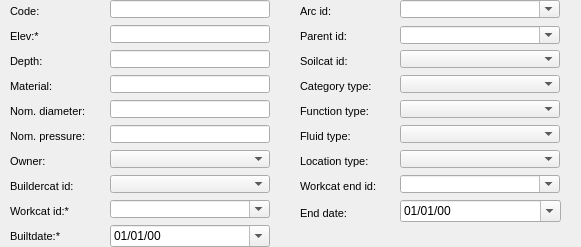
      <widget class="QWidget" name="page_69">
       <property name="geometry">
        <rect>
         <x>0</x>
         <y>0</y>
         <width>581</width>
         <height>247</height>
        </rect>
       </property>
       <attribute name="label">
        <string>Basic information</string>
       </attribute>
       <widget class="QgsDateTimeEdit" name="enddate">
        <property name="geometry">
         <rect>
          <x>400</x>
          <y>200</y>
          <width>161</width>
          <height>22</height>
         </rect>
        </property>
        <property name="displayFormat">
         <string>dd/MM/yy</string>
        </property>
        <property name="calendarPopup">
         <bool>true</bool>
        </property>
        <property name="allowNull" stdset="0">
         <bool>true</bool>
        </property>
       </widget>
       <widget class="QComboBox" name="ownercat_id">
        <property name="geometry">
         <rect>
          <x>110</x>
          <y>150</y>
          <width>160</width>
          <height>18</height>
         </rect>
        </property>
       </widget>
       <widget class="QComboBox" name="workcat_id_end">
        <property name="geometry">
         <rect>
          <x>400</x>
          <y>175</y>
          <width>160</width>
          <height>18</height>
         </rect>
        </property>
        <property name="autoFillBackground">
         <bool>true</bool>
        </property>
        <property name="editable">
         <bool>true</bool>
        </property>
        <property name="maxVisibleItems">
         <number>8</number>
        </property>
        <property name="frame">
         <bool>true</bool>
        </property>
       </widget>
       <widget class="QComboBox" name="buildercat_id">
        <property name="geometry">
         <rect>
          <x>110</x>
          <y>175</y>
          <width>160</width>
          <height>18</height>
         </rect>
        </property>
       </widget>
       <widget class="QComboBox" name="fluid_type">
        <property name="geometry">
         <rect>
          <x>400</x>
          <y>125</y>
          <width>160</width>
          <height>18</height>
         </rect>
        </property>
       </widget>
       <widget class="QgsDateTimeEdit" name="builtdate">
        <property name="geometry">
         <rect>
          <x>110</x>
          <y>225</y>
          <width>160</width>
          <height>22</height>
         </rect>
        </property>
        <property name="displayFormat">
         <string>dd/MM/yy</string>
        </property>
        <property name="calendarPopup">
         <bool>true</bool>
        </property>
        <property name="allowNull" stdset="0">
         <bool>true</bool>
        </property>
       </widget>
       <widget class="QLineEdit" name="cat_pnom">
        <property name="geometry">
         <rect>
          <x>110</x>
          <y>125</y>
          <width>160</width>
          <height>18</height>
         </rect>
        </property>
        <property name="frame">
         <bool>true</bool>
        </property>
       </widget>
       <widget class="QLabel" name="label_cat_matcat_id">
        <property name="geometry">
         <rect>
          <x>10</x>
          <y>75</y>
          <width>101</width>
          <height>22</height>
         </rect>
        </property>
        <property name="font">
         <font>
          <pointsize>8</pointsize>
         </font>
        </property>
        <property name="frameShape">
         <enum>QFrame::NoFrame</enum>
        </property>
        <property name="frameShadow">
         <enum>QFrame::Plain</enum>
        </property>
        <property name="text">
         <string>Material:</string>
        </property>
        <property name="textFormat">
         <enum>Qt::AutoText</enum>
        </property>
        <property name="scaledContents">
         <bool>false</bool>
        </property>
        <property name="alignment">
         <set>Qt::AlignLeading|Qt::AlignLeft|Qt::AlignVCenter</set>
        </property>
        <property name="margin">
         <number>3</number>
        </property>
       </widget>
       <widget class="QLineEdit" name="cat_matcat_id">
        <property name="geometry">
         <rect>
          <x>110</x>
          <y>75</y>
          <width>160</width>
          <height>18</height>
         </rect>
        </property>
        <property name="frame">
         <bool>true</bool>
        </property>
       </widget>
       <widget class="QLineEdit" name="code">
        <property name="geometry">
         <rect>
          <x>110</x>
          <y>0</y>
          <width>160</width>
          <height>18</height>
         </rect>
        </property>
        <property name="frame">
         <bool>true</bool>
        </property>
       </widget>
       <widget class="QComboBox" name="soilcat_id">
        <property name="geometry">
         <rect>
          <x>400</x>
          <y>50</y>
          <width>160</width>
          <height>18</height>
         </rect>
        </property>
       </widget>
       <widget class="QLabel" name="label_cat_pnom">
        <property name="geometry">
         <rect>
          <x>10</x>
          <y>125</y>
          <width>101</width>
          <height>22</height>
         </rect>
        </property>
        <property name="font">
         <font>
          <pointsize>8</pointsize>
         </font>
        </property>
        <property name="frameShape">
         <enum>QFrame::NoFrame</enum>
        </property>
        <property name="frameShadow">
         <enum>QFrame::Plain</enum>
        </property>
        <property name="text">
         <string>Nom. pressure:</string>
        </property>
        <property name="textFormat">
         <enum>Qt::AutoText</enum>
        </property>
        <property name="scaledContents">
         <bool>false</bool>
        </property>
        <property name="alignment">
         <set>Qt::AlignLeading|Qt::AlignLeft|Qt::AlignVCenter</set>
        </property>
        <property name="margin">
         <number>3</number>
        </property>
       </widget>
       <widget class="QLabel" name="label_builtdate">
        <property name="geometry">
         <rect>
          <x>10</x>
          <y>225</y>
          <width>101</width>
          <height>22</height>
         </rect>
        </property>
        <property name="font">
         <font>
          <pointsize>8</pointsize>
         </font>
        </property>
        <property name="frameShape">
         <enum>QFrame::NoFrame</enum>
        </property>
        <property name="frameShadow">
         <enum>QFrame::Plain</enum>
        </property>
        <property name="text">
         <string>Builtdate:*</string>
        </property>
        <property name="textFormat">
         <enum>Qt::AutoText</enum>
        </property>
        <property name="scaledContents">
         <bool>false</bool>
        </property>
        <property name="alignment">
         <set>Qt::AlignLeading|Qt::AlignLeft|Qt::AlignVCenter</set>
        </property>
        <property name="margin">
         <number>3</number>
        </property>
       </widget>
       <widget class="QLabel" name="label_buildercat_id">
        <property name="geometry">
         <rect>
          <x>10</x>
          <y>175</y>
          <width>101</width>
          <height>22</height>
         </rect>
        </property>
        <property name="font">
         <font>
          <pointsize>8</pointsize>
         </font>
        </property>
        <property name="frameShape">
         <enum>QFrame::NoFrame</enum>
        </property>
        <property name="frameShadow">
         <enum>QFrame::Plain</enum>
        </property>
        <property name="text">
         <string>Buildercat id:</string>
        </property>
        <property name="textFormat">
         <enum>Qt::AutoText</enum>
        </property>
        <property name="scaledContents">
         <bool>false</bool>
        </property>
        <property name="alignment">
         <set>Qt::AlignLeading|Qt::AlignLeft|Qt::AlignVCenter</set>
        </property>
        <property name="margin">
         <number>3</number>
        </property>
       </widget>
       <widget class="QComboBox" name="location_type">
        <property name="geometry">
         <rect>
          <x>400</x>
          <y>150</y>
          <width>160</width>
          <height>18</height>
         </rect>
        </property>
       </widget>
       <widget class="QComboBox" name="arc_id">
        <property name="geometry">
         <rect>
          <x>400</x>
          <y>0</y>
          <width>160</width>
          <height>18</height>
         </rect>
        </property>
        <property name="autoFillBackground">
         <bool>true</bool>
        </property>
        <property name="editable">
         <bool>true</bool>
        </property>
        <property name="maxVisibleItems">
         <number>8</number>
        </property>
        <property name="frame">
         <bool>true</bool>
        </property>
       </widget>
       <widget class="QLabel" name="label_soilcat_id">
        <property name="geometry">
         <rect>
          <x>300</x>
          <y>50</y>
          <width>90</width>
          <height>22</height>
         </rect>
        </property>
        <property name="font">
         <font>
          <pointsize>8</pointsize>
         </font>
        </property>
        <property name="frameShape">
         <enum>QFrame::NoFrame</enum>
        </property>
        <property name="frameShadow">
         <enum>QFrame::Plain</enum>
        </property>
        <property name="text">
         <string>Soilcat id:</string>
        </property>
        <property name="textFormat">
         <enum>Qt::AutoText</enum>
        </property>
        <property name="scaledContents">
         <bool>false</bool>
        </property>
        <property name="alignment">
         <set>Qt::AlignLeading|Qt::AlignLeft|Qt::AlignVCenter</set>
        </property>
        <property name="margin">
         <number>3</number>
        </property>
       </widget>
       <widget class="QLabel" name="label_workcat_id">
        <property name="geometry">
         <rect>
          <x>10</x>
          <y>200</y>
          <width>90</width>
          <height>22</height>
         </rect>
        </property>
        <property name="font">
         <font>
          <pointsize>8</pointsize>
         </font>
        </property>
        <property name="frameShape">
         <enum>QFrame::NoFrame</enum>
        </property>
        <property name="frameShadow">
         <enum>QFrame::Plain</enum>
        </property>
        <property name="text">
         <string>Workcat id:*</string>
        </property>
        <property name="textFormat">
         <enum>Qt::AutoText</enum>
        </property>
        <property name="scaledContents">
         <bool>false</bool>
        </property>
        <property name="alignment">
         <set>Qt::AlignLeading|Qt::AlignLeft|Qt::AlignVCenter</set>
        </property>
        <property name="margin">
         <number>3</number>
        </property>
       </widget>
       <widget class="QLabel" name="label_depth">
        <property name="geometry">
         <rect>
          <x>10</x>
          <y>50</y>
          <width>90</width>
          <height>22</height>
         </rect>
        </property>
        <property name="font">
         <font>
          <pointsize>8</pointsize>
          <weight>50</weight>
          <bold>false</bold>
         </font>
        </property>
        <property name="frameShape">
         <enum>QFrame::NoFrame</enum>
        </property>
        <property name="frameShadow">
         <enum>QFrame::Plain</enum>
        </property>
        <property name="text">
         <string>Depth:</string>
        </property>
        <property name="textFormat">
         <enum>Qt::AutoText</enum>
        </property>
        <property name="scaledContents">
         <bool>false</bool>
        </property>
        <property name="alignment">
         <set>Qt::AlignLeading|Qt::AlignLeft|Qt::AlignVCenter</set>
        </property>
        <property name="margin">
         <number>3</number>
        </property>
       </widget>
       <widget class="QLabel" name="label_arc_id">
        <property name="geometry">
         <rect>
          <x>300</x>
          <y>0</y>
          <width>101</width>
          <height>22</height>
         </rect>
        </property>
        <property name="font">
         <font>
          <pointsize>8</pointsize>
         </font>
        </property>
        <property name="frameShape">
         <enum>QFrame::NoFrame</enum>
        </property>
        <property name="frameShadow">
         <enum>QFrame::Plain</enum>
        </property>
        <property name="text">
         <string>Arc id:</string>
        </property>
        <property name="textFormat">
         <enum>Qt::AutoText</enum>
        </property>
        <property name="scaledContents">
         <bool>false</bool>
        </property>
        <property name="alignment">
         <set>Qt::AlignLeading|Qt::AlignLeft|Qt::AlignVCenter</set>
        </property>
        <property name="margin">
         <number>3</number>
        </property>
       </widget>
       <widget class="QLabel" name="label_parent_id">
        <property name="geometry">
         <rect>
          <x>300</x>
          <y>25</y>
          <width>101</width>
          <height>22</height>
         </rect>
        </property>
        <property name="font">
         <font>
          <pointsize>8</pointsize>
         </font>
        </property>
        <property name="frameShape">
         <enum>QFrame::NoFrame</enum>
        </property>
        <property name="frameShadow">
         <enum>QFrame::Plain</enum>
        </property>
        <property name="text">
         <string>Parent id:</string>
        </property>
        <property name="textFormat">
         <enum>Qt::AutoText</enum>
        </property>
        <property name="scaledContents">
         <bool>false</bool>
        </property>
        <property name="alignment">
         <set>Qt::AlignLeading|Qt::AlignLeft|Qt::AlignVCenter</set>
        </property>
        <property name="margin">
         <number>3</number>
        </property>
       </widget>
       <widget class="QLabel" name="label_function_type">
        <property name="geometry">
         <rect>
          <x>300</x>
          <y>100</y>
          <width>90</width>
          <height>22</height>
         </rect>
        </property>
        <property name="font">
         <font>
          <pointsize>8</pointsize>
         </font>
        </property>
        <property name="frameShape">
         <enum>QFrame::NoFrame</enum>
        </property>
        <property name="frameShadow">
         <enum>QFrame::Plain</enum>
        </property>
        <property name="text">
         <string>Function type:</string>
        </property>
        <property name="textFormat">
         <enum>Qt::AutoText</enum>
        </property>
        <property name="scaledContents">
         <bool>false</bool>
        </property>
        <property name="alignment">
         <set>Qt::AlignLeading|Qt::AlignLeft|Qt::AlignVCenter</set>
        </property>
        <property name="margin">
         <number>3</number>
        </property>
       </widget>
       <widget class="QLabel" name="label_elevation">
        <property name="geometry">
         <rect>
          <x>10</x>
          <y>25</y>
          <width>90</width>
          <height>22</height>
         </rect>
        </property>
        <property name="font">
         <font>
          <pointsize>8</pointsize>
          <weight>50</weight>
          <bold>false</bold>
         </font>
        </property>
        <property name="frameShape">
         <enum>QFrame::NoFrame</enum>
        </property>
        <property name="frameShadow">
         <enum>QFrame::Plain</enum>
        </property>
        <property name="text">
         <string>Elev:*</string>
        </property>
        <property name="textFormat">
         <enum>Qt::AutoText</enum>
        </property>
        <property name="scaledContents">
         <bool>false</bool>
        </property>
        <property name="alignment">
         <set>Qt::AlignLeading|Qt::AlignLeft|Qt::AlignVCenter</set>
        </property>
        <property name="margin">
         <number>3</number>
        </property>
       </widget>
       <widget class="QLabel" name="label_owner">
        <property name="geometry">
         <rect>
          <x>10</x>
          <y>150</y>
          <width>90</width>
          <height>22</height>
         </rect>
        </property>
        <property name="font">
         <font>
          <pointsize>8</pointsize>
         </font>
        </property>
        <property name="frameShape">
         <enum>QFrame::NoFrame</enum>
        </property>
        <property name="frameShadow">
         <enum>QFrame::Plain</enum>
        </property>
        <property name="text">
         <string>Owner:</string>
        </property>
        <property name="textFormat">
         <enum>Qt::AutoText</enum>
        </property>
        <property name="scaledContents">
         <bool>false</bool>
        </property>
        <property name="alignment">
         <set>Qt::AlignLeading|Qt::AlignLeft|Qt::AlignVCenter</set>
        </property>
        <property name="margin">
         <number>3</number>
        </property>
       </widget>
       <widget class="QComboBox" name="workcat_id">
        <property name="geometry">
         <rect>
          <x>110</x>
          <y>200</y>
          <width>160</width>
          <height>18</height>
         </rect>
        </property>
        <property name="autoFillBackground">
         <bool>true</bool>
        </property>
        <property name="editable">
         <bool>true</bool>
        </property>
        <property name="maxVisibleItems">
         <number>8</number>
        </property>
        <property name="frame">
         <bool>true</bool>
        </property>
       </widget>
       <widget class="QLabel" name="label_fluid_type">
        <property name="geometry">
         <rect>
          <x>300</x>
          <y>125</y>
          <width>90</width>
          <height>22</height>
         </rect>
        </property>
        <property name="font">
         <font>
          <pointsize>8</pointsize>
         </font>
        </property>
        <property name="frameShape">
         <enum>QFrame::NoFrame</enum>
        </property>
        <property name="frameShadow">
         <enum>QFrame::Plain</enum>
        </property>
        <property name="text">
         <string>Fluid type:</string>
        </property>
        <property name="textFormat">
         <enum>Qt::AutoText</enum>
        </property>
        <property name="scaledContents">
         <bool>false</bool>
        </property>
        <property name="alignment">
         <set>Qt::AlignLeading|Qt::AlignLeft|Qt::AlignVCenter</set>
        </property>
        <property name="margin">
         <number>3</number>
        </property>
       </widget>
       <widget class="QLineEdit" name="elevation">
        <property name="geometry">
         <rect>
          <x>110</x>
          <y>25</y>
          <width>160</width>
          <height>18</height>
         </rect>
        </property>
        <property name="inputMask">
         <string/>
        </property>
        <property name="frame">
         <bool>true</bool>
        </property>
       </widget>
       <widget class="QLineEdit" name="cat_dnom">
        <property name="geometry">
         <rect>
          <x>110</x>
          <y>100</y>
          <width>160</width>
          <height>18</height>
         </rect>
        </property>
        <property name="frame">
         <bool>true</bool>
        </property>
       </widget>
       <widget class="QLabel" name="label_enddate">
        <property name="geometry">
         <rect>
          <x>300</x>
          <y>202</y>
          <width>101</width>
          <height>22</height>
         </rect>
        </property>
        <property name="font">
         <font>
          <pointsize>8</pointsize>
         </font>
        </property>
        <property name="frameShape">
         <enum>QFrame::NoFrame</enum>
        </property>
        <property name="frameShadow">
         <enum>QFrame::Plain</enum>
        </property>
        <property name="text">
         <string>End date:</string>
        </property>
        <property name="textFormat">
         <enum>Qt::AutoText</enum>
        </property>
        <property name="scaledContents">
         <bool>false</bool>
        </property>
        <property name="alignment">
         <set>Qt::AlignLeading|Qt::AlignLeft|Qt::AlignVCenter</set>
        </property>
        <property name="margin">
         <number>3</number>
        </property>
       </widget>
       <widget class="QLineEdit" name="depth">
        <property name="geometry">
         <rect>
          <x>110</x>
          <y>50</y>
          <width>160</width>
          <height>18</height>
         </rect>
        </property>
        <property name="frame">
         <bool>true</bool>
        </property>
       </widget>
       <widget class="QLabel" name="label_cat_dnom">
        <property name="geometry">
         <rect>
          <x>10</x>
          <y>100</y>
          <width>101</width>
          <height>22</height>
         </rect>
        </property>
        <property name="font">
         <font>
          <pointsize>8</pointsize>
         </font>
        </property>
        <property name="frameShape">
         <enum>QFrame::NoFrame</enum>
        </property>
        <property name="frameShadow">
         <enum>QFrame::Plain</enum>
        </property>
        <property name="text">
         <string>Nom. diameter:</string>
        </property>
        <property name="textFormat">
         <enum>Qt::AutoText</enum>
        </property>
        <property name="scaledContents">
         <bool>false</bool>
        </property>
        <property name="alignment">
         <set>Qt::AlignLeading|Qt::AlignLeft|Qt::AlignVCenter</set>
        </property>
        <property name="margin">
         <number>3</number>
        </property>
       </widget>
       <widget class="QLabel" name="label_category_type">
        <property name="geometry">
         <rect>
          <x>300</x>
          <y>75</y>
          <width>90</width>
          <height>22</height>
         </rect>
        </property>
        <property name="font">
         <font>
          <pointsize>8</pointsize>
         </font>
        </property>
        <property name="frameShape">
         <enum>QFrame::NoFrame</enum>
        </property>
        <property name="frameShadow">
         <enum>QFrame::Plain</enum>
        </property>
        <property name="text">
         <string>Category type:</string>
        </property>
        <property name="textFormat">
         <enum>Qt::AutoText</enum>
        </property>
        <property name="scaledContents">
         <bool>false</bool>
        </property>
        <property name="alignment">
         <set>Qt::AlignLeading|Qt::AlignLeft|Qt::AlignVCenter</set>
        </property>
        <property name="margin">
         <number>3</number>
        </property>
       </widget>
       <widget class="QComboBox" name="function_type">
        <property name="geometry">
         <rect>
          <x>400</x>
          <y>100</y>
          <width>160</width>
          <height>18</height>
         </rect>
        </property>
       </widget>
       <widget class="QComboBox" name="category_type">
        <property name="geometry">
         <rect>
          <x>400</x>
          <y>75</y>
          <width>160</width>
          <height>18</height>
         </rect>
        </property>
       </widget>
       <widget class="QLabel" name="label_code">
        <property name="geometry">
         <rect>
          <x>10</x>
          <y>0</y>
          <width>101</width>
          <height>22</height>
         </rect>
        </property>
        <property name="font">
         <font>
          <pointsize>8</pointsize>
         </font>
        </property>
        <property name="frameShape">
         <enum>QFrame::NoFrame</enum>
        </property>
        <property name="frameShadow">
         <enum>QFrame::Plain</enum>
        </property>
        <property name="text">
         <string>Code:</string>
        </property>
        <property name="textFormat">
         <enum>Qt::AutoText</enum>
        </property>
        <property name="scaledContents">
         <bool>false</bool>
        </property>
        <property name="alignment">
         <set>Qt::AlignLeading|Qt::AlignLeft|Qt::AlignVCenter</set>
        </property>
        <property name="margin">
         <number>3</number>
        </property>
       </widget>
       <widget class="QLabel" name="label_location_type">
        <property name="geometry">
         <rect>
          <x>300</x>
          <y>150</y>
          <width>90</width>
          <height>22</height>
         </rect>
        </property>
        <property name="font">
         <font>
          <pointsize>8</pointsize>
         </font>
        </property>
        <property name="frameShape">
         <enum>QFrame::NoFrame</enum>
        </property>
        <property name="frameShadow">
         <enum>QFrame::Plain</enum>
        </property>
        <property name="text">
         <string>Location type:</string>
        </property>
        <property name="textFormat">
         <enum>Qt::AutoText</enum>
        </property>
        <property name="scaledContents">
         <bool>false</bool>
        </property>
        <property name="alignment">
         <set>Qt::AlignLeading|Qt::AlignLeft|Qt::AlignVCenter</set>
        </property>
        <property name="margin">
         <number>3</number>
        </property>
       </widget>
       <widget class="QLabel" name="label_workcat_id_end">
        <property name="geometry">
         <rect>
          <x>300</x>
          <y>175</y>
          <width>101</width>
          <height>22</height>
         </rect>
        </property>
        <property name="font">
         <font>
          <pointsize>8</pointsize>
         </font>
        </property>
        <property name="frameShape">
         <enum>QFrame::NoFrame</enum>
        </property>
        <property name="frameShadow">
         <enum>QFrame::Plain</enum>
        </property>
        <property name="text">
         <string>Workcat end id:</string>
        </property>
        <property name="textFormat">
         <enum>Qt::AutoText</enum>
        </property>
        <property name="scaledContents">
         <bool>false</bool>
        </property>
        <property name="alignment">
         <set>Qt::AlignLeading|Qt::AlignLeft|Qt::AlignVCenter</set>
        </property>
        <property name="margin">
         <number>3</number>
        </property>
       </widget>
       <widget class="QComboBox" name="parent_id">
        <property name="geometry">
         <rect>
          <x>400</x>
          <y>26</y>
          <width>160</width>
          <height>18</height>
         </rect>
        </property>
        <property name="autoFillBackground">
         <bool>true</bool>
        </property>
        <property name="editable">
         <bool>true</bool>
        </property>
        <property name="maxVisibleItems">
         <number>8</number>
        </property>
        <property name="frame">
         <bool>true</bool>
        </property>
       </widget>
      </widget>
